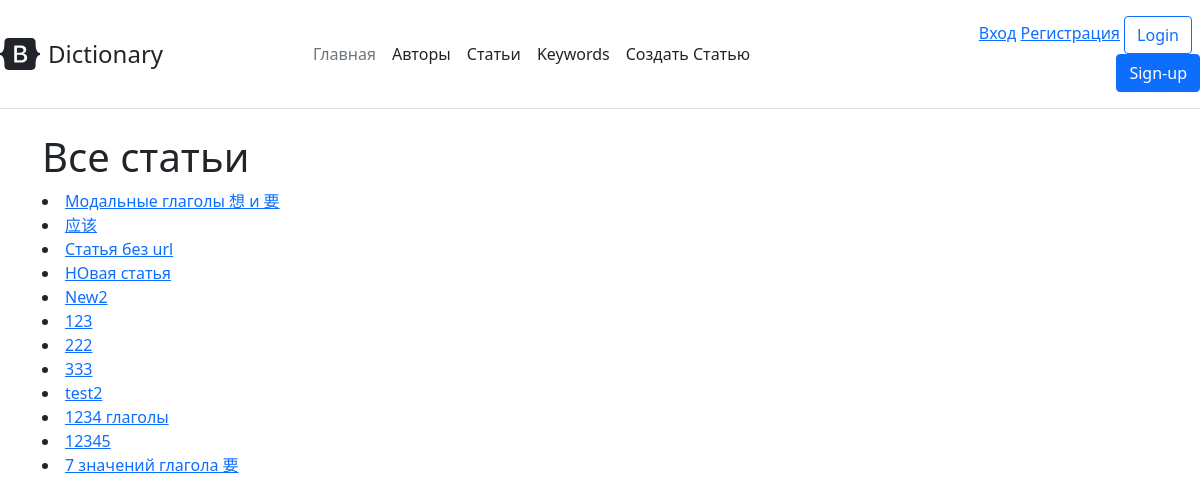
The app's page /article_list/, older data.
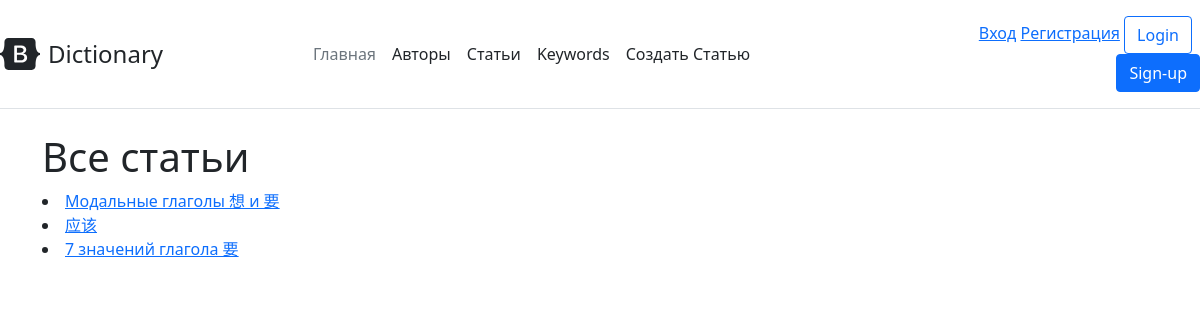
The same page, newer data.
### dictionary/models.py (models this page shows, shortened)
class Article(models.Model):
    title = models.CharField("Заголовок", max_length=250)
    message = models.TextField("Описание")
    url = models.SlugField(max_length=160, unique=True)
    keywords = models.ManyToManyField(Keyword, verbose_name="Ключевые слова", related_name="article_keywords")
    grammar = models.ManyToManyField(GrammarTopic, verbose_name="Грамматика", related_name="article_grammar", blank=True)
    lessons = models.ManyToManyField(Lesson, verbose_name="Уроки", related_name="article_lesson", blank=True)
    authors = models.ManyToManyField(User, verbose_name="Автор", related_name="article_author")
    draft = models.BooleanField("Черновик", default=False)
    def get_absolute_url(self):
        return reverse('article_detail', kwargs={"slug": self.url})
    class Meta:
        verbose_name = "Статья"
        verbose_name_plural = "Статьи"

### dictionary/views.py (the view)
# urls.py: path('article_list/', ArticleListView.as_view(), name="article_list"),
class ArticleListView(ListView):
    model = Article
    queryset = Article.objects.filter(draft=False)

### dictionary/templates/dictionary/article_list.html (shortened to what this page needs)
{% extends "dictionary/base.html" %}
{% block content %}
    <h1>Все статьи</h1>
    {% for article in object_list %}
        <li>
            <a href="{{ article.get_absolute_url }}">
                {{ article.title }}
            </a>
        </li>
    {% endfor %}
{% endblock %}

Row changes from the older to the newer data that the page shows:
no longer on this page (row edited): Article: title "Статья без url"
no longer on this page (row edited): Article: title "НОвая статья"
no longer on this page (row edited): Article: title "New2"
no longer on this page (row edited): Article: title "123"
no longer on this page (row edited): Article: title "222"
no longer on this page (row edited): Article: title "333"
no longer on this page (row edited): Article: title "test2"
no longer on this page (row edited): Article: title "1234 глаголы"
no longer on this page (row edited): Article: title "12345"
